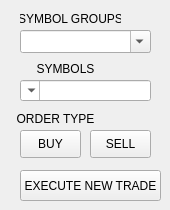
      <widget class="QWidget" name="tab_4">
       <attribute name="title">
        <string>Testing</string>
       </attribute>
       <attribute name="toolTip">
        <string>&lt;html&gt;&lt;head/&gt;&lt;body&gt;&lt;p&gt;Tesrting Section&lt;/p&gt;&lt;/body&gt;&lt;/html&gt;</string>
       </attribute>
       <widget class="QPushButton" name="SELL_BTN_TESTING">
        <property name="geometry">
         <rect>
          <x>90</x>
          <y>130</y>
          <width>61</width>
          <height>28</height>
         </rect>
        </property>
        <property name="text">
         <string>SELL</string>
        </property>
        <property name="checkable">
         <bool>true</bool>
        </property>
       </widget>
       <widget class="QLabel" name="SYMBOL_GROUPS_LABEL_TESTING">
        <property name="geometry">
         <rect>
          <x>20</x>
          <y>10</y>
          <width>101</width>
          <height>17</height>
         </rect>
        </property>
        <property name="text">
         <string>SYMBOL GROUPS</string>
        </property>
        <property name="alignment">
         <set>Qt::AlignCenter</set>
        </property>
       </widget>
       <widget class="QPushButton" name="BUY_BTN_TESTING">
        <property name="geometry">
         <rect>
          <x>20</x>
          <y>130</y>
          <width>61</width>
          <height>28</height>
         </rect>
        </property>
        <property name="text">
         <string>BUY</string>
        </property>
        <property name="checkable">
         <bool>true</bool>
        </property>
       </widget>
       <widget class="QComboBox" name="SYMBOLS_COMBOBOX_TESTING">
        <property name="geometry">
         <rect>
          <x>20</x>
          <y>80</y>
          <width>131</width>
          <height>21</height>
         </rect>
        </property>
        <property name="layoutDirection">
         <enum>Qt::RightToLeft</enum>
        </property>
        <property name="editable">
         <bool>true</bool>
        </property>
        <property name="maxVisibleItems">
         <number>20</number>
        </property>
       </widget>
       <widget class="QComboBox" name="SYMBOL_GROUPS_COMBOBOX_TESTING">
        <property name="geometry">
         <rect>
          <x>20</x>
          <y>30</y>
          <width>131</width>
          <height>23</height>
         </rect>
        </property>
        <property name="editable">
         <bool>true</bool>
        </property>
        <property name="currentIndex">
         <number>-1</number>
        </property>
        <property name="frame">
         <bool>true</bool>
        </property>
       </widget>
       <widget class="QLabel" name="SYMBOLS_LABEL_2">
        <property name="geometry">
         <rect>
          <x>20</x>
          <y>60</y>
          <width>91</width>
          <height>17</height>
         </rect>
        </property>
        <property name="text">
         <string>SYMBOLS</string>
        </property>
        <property name="alignment">
         <set>Qt::AlignCenter</set>
        </property>
       </widget>
       <widget class="QLabel" name="ORDER_TYPE_LABEL_TESTING">
        <property name="geometry">
         <rect>
          <x>10</x>
          <y>110</y>
          <width>91</width>
          <height>17</height>
         </rect>
        </property>
        <property name="text">
         <string>ORDER TYPE</string>
        </property>
        <property name="alignment">
         <set>Qt::AlignCenter</set>
        </property>
       </widget>
       <widget class="QPushButton" name="EXECUTE_NEW_TRADE_BTN_TESTING">
        <property name="geometry">
         <rect>
          <x>20</x>
          <y>170</y>
          <width>141</width>
          <height>31</height>
         </rect>
        </property>
        <property name="text">
         <string>EXECUTE NEW TRADE</string>
        </property>
       </widget>
      </widget>
